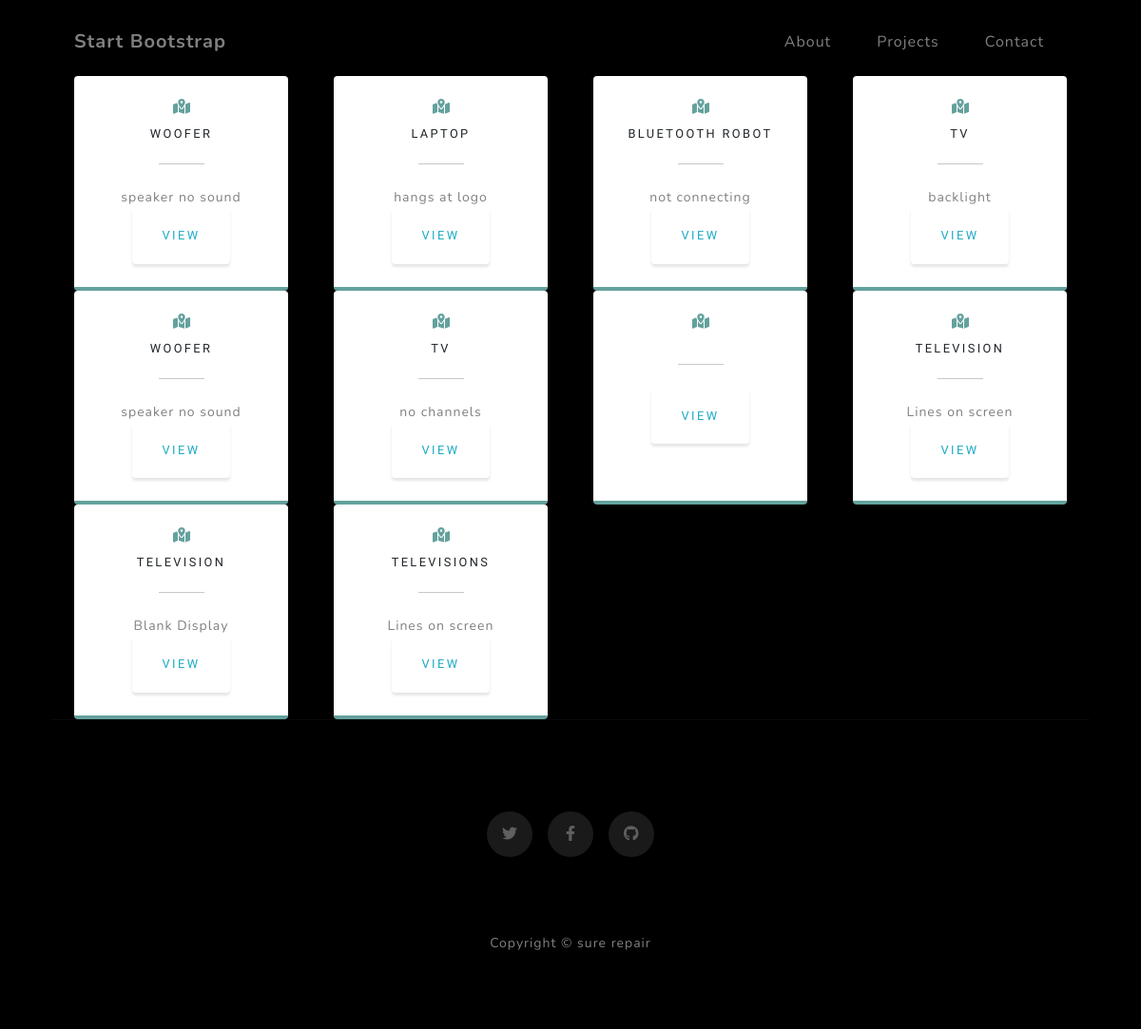
The app's page /technician/wk7AYRvGRs2umxb34HfjkWGOhqk1enth (signed in) with its own data.
### app/models.py (models this page shows)
class Device(db.Model):
    id=db.Column(db.Integer,primary_key=True)
    name=db.Column(db.String(255))
    model=db.Column(db.String(100))
    fault=db.Column(db.String(255))
    device_key=db.Column(db.String(255))
    user_id=db.Column(db.Integer,db.ForeignKey('user.id'))
    repair_price=db.Column(db.Integer())
    status=db.Column(db.String(100),default='booked')
    tech_resolution=db.Column(db.String(255),default='none')
    device_image=db.Column(db.String(255))

### app/routes.py (the view)
@app.route('/technician/<usk>',methods=['GET','POST'])
@login_required
def technician(usk):
    devices=Device.query.all()
    return render_template('technician.html',devices=devices)

### app/models.py (called while the page is built)
@loginmanager.user_loader
def load_user(id):
    return User.query.get(int(id))

### app/templates/technician.html (shortened to what this page needs)
<!DOCTYPE html>
<html lang="en">
    <head>
        <link href="{{url_for('static',filename='css/tech.css')}}" rel="stylesheet" />
    </head>
    <body id="page-top">
        <nav class="navbar navbar-expand-lg navbar-light fixed-top" id="mainNav">
            <div class="container px-4 px-lg-5">
                <a class="navbar-brand" href="#page-top">Start Bootstrap</a>
                <div class="collapse navbar-collapse" id="navbarResponsive">
                    <ul class="navbar-nav ms-auto">
                        <li class="nav-item"><a class="nav-link" href="#about">About</a></li>
                        <li class="nav-item"><a class="nav-link" href="#projects">Projects</a></li>
                        <li class="nav-item"><a class="nav-link" href="#signup">Contact</a></li>
                    </ul>
                </div>
            </div>
        </nav>
        <section class="contact-section bg-black">
            <div class="container px-4 px-lg-5">
                <div class="row gx-4 gx-lg-5">
                    {% for device in devices %}
                    <div class="col-md-3 mb-3 mb-md-0">
                        <div class="card py-2 h-100">
                            <div class="card-body text-center">
                                <i class="fas fa-map-marked-alt text-primary mb-2"></i>
                                <h4 class="text-uppercase m-0">{{device.name}}</h4>
                                <hr class="my-4 mx-auto" />
                                <div class="small text-black-50">{{device.fault}}</div>
                                <a class="btn btn-outline-info" href="{{url_for('view_device',dvk=device.device_key)}}">view</a>
                            </div>
                        </div>
                    </div>
                    {% endfor %}
                    <br><hr>
                </div>
                <div class="social d-flex justify-content-center">
                    <a class="mx-2" href="#!"><i class="fab fa-twitter"></i></a>
                    <a class="mx-2" href="#!"><i class="fab fa-facebook-f"></i></a>
                    <a class="mx-2" href="#!"><i class="fab fa-github"></i></a>
                </div>
            </div>
        </section>
        <footer class="footer bg-black small text-center text-white-50"><div class="container px-4 px-lg-5">Copyright &copy; sure repair</div></footer>
    </body>
</html>

### records on screen
Device: name "WOOFER", fault "speaker no sound"
Device: name "LAPTOP", fault "hangs at logo"
Device: name "BLUETOOTH ROBOT", fault "not connecting"
Device: name "TV", fault "backlight"
Device: name "WOOFER", fault "speaker no sound"
Device: name "TV", fault "no channels"
Device: name "TELEVISION", fault "Lines on screen"
Device: name "TELEVISION", fault "Blank Display"
Device: name "TELEVISIONS", fault "Lines on screen"
